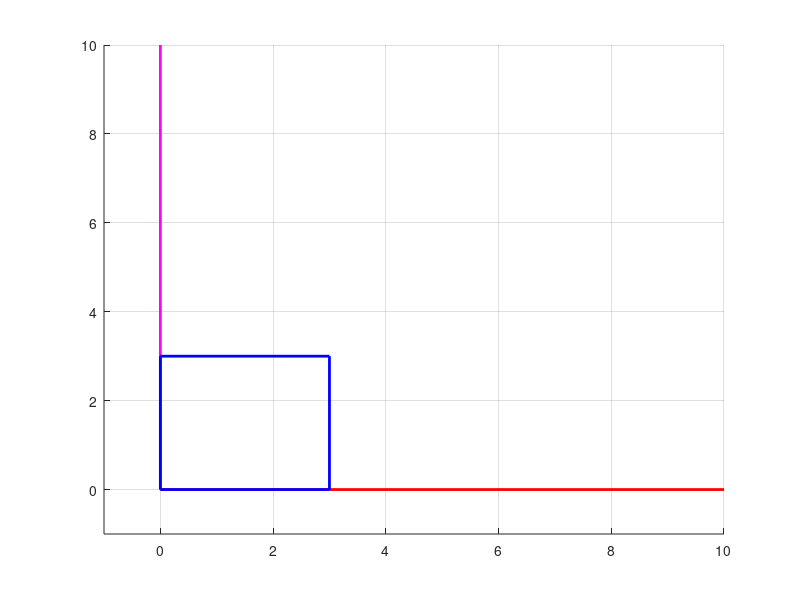

Here is the MATLAB script that generated this plot: (Note: this script raises an error after producing the figure.)
Cuadrado1 = [0 3 3 0 0; 0 0 3 3 0; 0 0 0 0 0; 1 1 1 1 1];
CuadradoAnimacion = Cuadrado1;

steps = 40;
dy = 4 / steps;

for i = 1:steps
    clf
    line([0 10],[0 0],[0 0],'LineWidth',2,'Color','red');
    line([0 0],[0 10],[0 0],'LineWidth',2,'Color','magenta');
    axis([-1 10 -1 10]);
    grid on;
    hold on
    
    % PLOT CUADRADO 
    plot(CuadradoAnimacion(1,:), CuadradoAnimacion(2,:), 'blue', 'LineWidth', 2);

    for j = 1:size(CuadradoAnimacion, 2)
        CuadradoAnimacion(:,j) = TranslationHomogenea(0, dy, 0, CuadradoAnimacion(:,j));
    end

    pause(0.05)
end

%[appendix]{"version":"1.0"}
%---
%[metadata:view]
%   data: {"layout":"onright"}
%---
